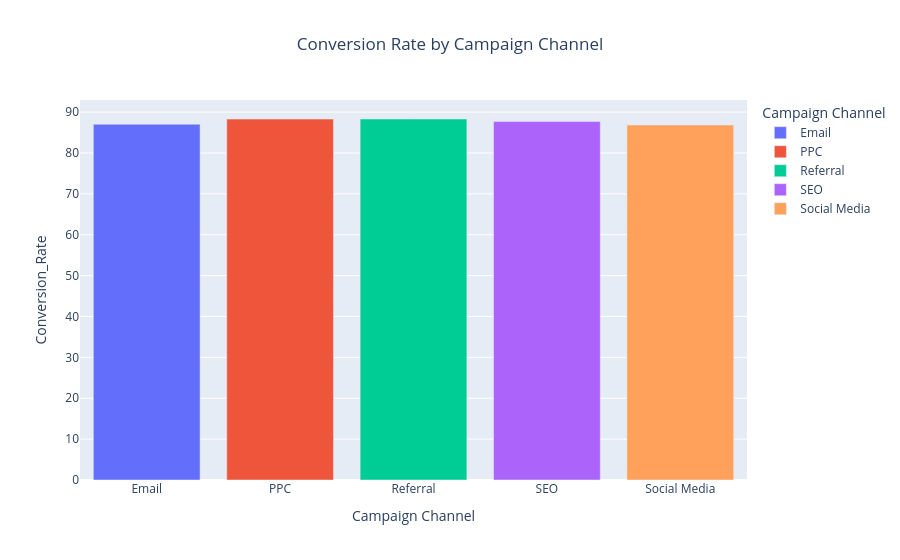

The cell this chart's notebook holds for it:
### Markdown cell above
#### (i) Conversion Rate by Campaign Channel

*Visualization Type:* Bar Chart

*Purpose:* To determine the most effective marketing channel.

*Key Question Answered:*
Which marketing channel generates the highest conversions?

*Insights:* Referral (88.31%) and PPC (88.28%) channels lead in conversions, while Social Media (86.83%) is the lowest. However, all channels perform within a narrow 2% band, suggesting no single channel dramatically outperforms others.

### Code cell
channel_conversion = Conversion_Stats('Campaign Channel').reset_index()

fig = px.bar(
    channel_conversion,
    x='Campaign Channel',
    y='Conversion_Rate',
    color='Campaign Channel',
    title='Conversion Rate by Campaign Channel'
)

fig.update_layout(title_x=0.5)
fig.show()

### Figure 1 — Plotly figure (JSON) as saved in the notebook; plotly's stock layout.template omitted (floating-point values rounded to 4 significant figures)
{"data": [{"hovertemplate": "Campaign Channel=%{x}<br>Conversion_Rate=%{y}<extra></extra>", "legendgroup": "Email", "marker": {"color": "#636efa", "pattern": {"shape": ""}}, "name": "Email", "orientation": "v", "showlegend": true, "textposition": "auto", "type": "bar", "x": ["Email"], "xaxis": "x", "y": [87.03], "yaxis": "y"}, {"hovertemplate": "Campaign Channel=%{x}<br>Conversion_Rate=%{y}<extra></extra>", "legendgroup": "PPC", "marker": {"color": "#EF553B", "pattern": {"shape": ""}}, "name": "PPC", "orientation": "v", "showlegend": true, "textposition": "auto", "type": "bar", "x": ["PPC"], "xaxis": "x", "y": [88.28], "yaxis": "y"}, {"hovertemplate": "Campaign Channel=%{x}<br>Conversion_Rate=%{y}<extra></extra>", "legendgroup": "Referral", "marker": {"color": "#00cc96", "pattern": {"shape": ""}}, "name": "Referral", "orientation": "v", "showlegend": true, "textposition": "auto", "type": "bar", "x": ["Referral"], "xaxis": "x", "y": [88.31], "yaxis": "y"}, {"hovertemplate": "Campaign Channel=%{x}<br>Conversion_Rate=%{y}<extra></extra>", "legendgroup": "SEO", "marker": {"color": "#ab63fa", "pattern": {"shape": ""}}, "name": "SEO", "orientation": "v", "showlegend": true, "textposition": "auto", "type": "bar", "x": ["SEO"], "xaxis": "x", "y": [87.68], "yaxis": "y"}, {"hovertemplate": "Campaign Channel=%{x}<br>Conversion_Rate=%{y}<extra></extra>", "legendgroup": "Social Media", "marker": {"color": "#FFA15A", "pattern": {"shape": ""}}, "name": "Social Media", "orientation": "v", "showlegend": true, "textposition": "auto", "type": "bar", "x": ["Social Media"], "xaxis": "x", "y": [86.83], "yaxis": "y"}], "layout": {"barmode": "relative", "legend": {"title": {"text": "Campaign Channel"}, "tracegroupgap": 0}, "title": {"text": "Conversion Rate by Campaign Channel", "x": 0.5}, "xaxis": {"anchor": "y", "categoryarray": ["Email", "PPC", "Referral", "SEO", "Social Media"], "categoryorder": "array", "domain": [0, 1], "title": {"text": "Campaign Channel"}}, "yaxis": {"anchor": "x", "domain": [0, 1], "title": {"text": "Conversion_Rate"}}}}
